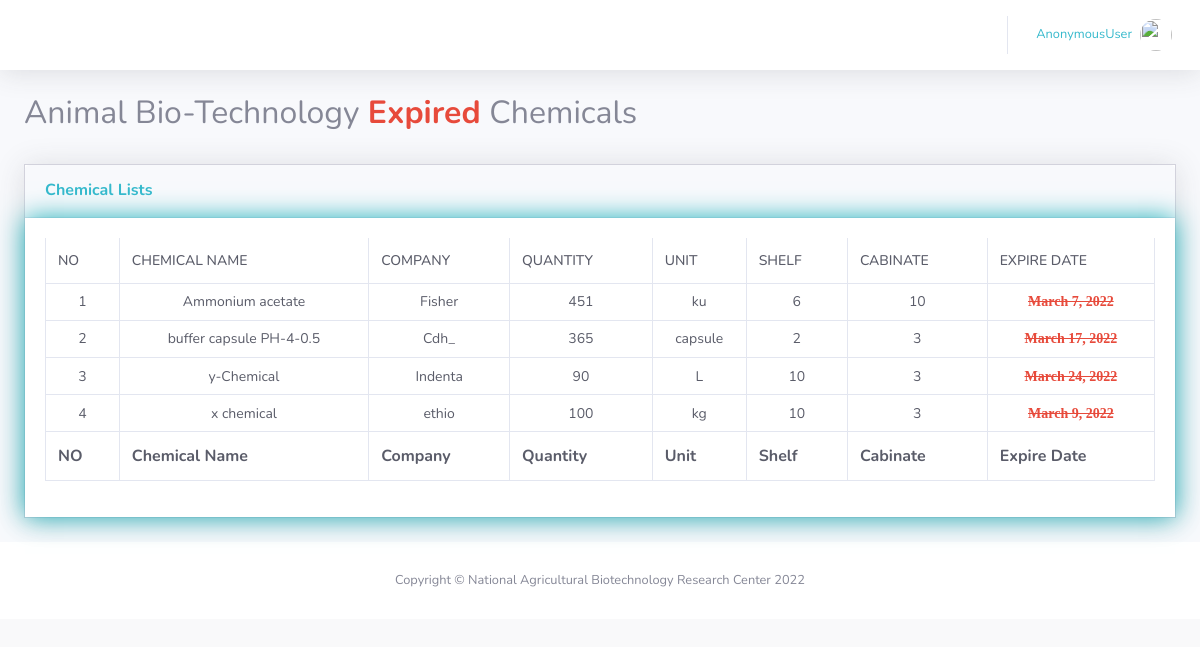
/chemical/aExpired/, run on an earlier commit of the app's database.
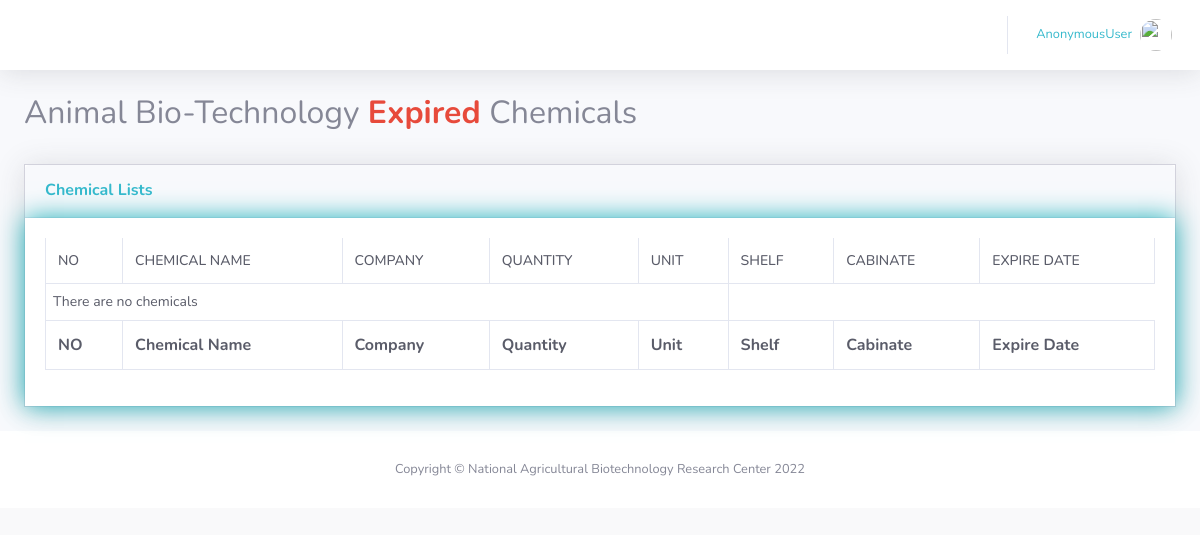
And on a later commit of the database.
### department/models.py (models this page shows, shortened)
class AnimalStore(models.Model):
    temprature = (
        ('-', '-'),
        ('+4', '+4'),
        ('-20', '-20'),
        ('-80', '-80'),
    )
    chemical = models.ForeignKey(Chemical, on_delete=models.DO_NOTHING)
    cabinate = models.CharField(max_length=100,default='-')
    shelf = models.CharField(max_length=100,default='-')
    available = models.IntegerField(default=0)
    recievedDate = models.DateTimeField(auto_now_add=True,null=True)
    expireDate = models.DateField(null=True)
    productionDate = models.DateField(null=True)
    temprature =  models.CharField(max_length=100, choices=temprature, default='-')

### chemical/models.py (models this page shows, shortened)
class Chemical(models.Model):
    name = models.CharField(max_length=100)
    quantity = models.IntegerField(default=0)
    unit = models.CharField(max_length=30)
    company = models.CharField(max_length=100)
    description = models.CharField(max_length=100)

### chemical/views.py (the view)
# urls.py: path('aExpired/',views.aExpired, name= "aExpired"),
def aExpired (request):
    page = 'animal'
    date = datetime.datetime.now()
    chemicals = AnimalStore.objects.filter( expireDate__lt= date)
    context = { 'page': page, 'obj': chemicals }
    return render(request, 'custodian/expired_chemical.html', context)

### templates/custodian/expired_chemical.html (shortened to what this page needs)
{% extends 'main.html'%}
{% block content %}
{% if page == 'animal' %}
<div class="container-fluid">
    <div class="text-center">
        <div class="d-sm-flex align-items-center justify-content-between mb-4">
        <h2> Animal Bio-Technology <strong class="text-danger"> Expired </strong> Chemicals</h2>
        </div>
      </div>
<div class="card shadow mb-4">
    <div class="card-header py-3">
        <h6 class="m-0 font-weight-bold text-info">Chemical Lists</h6>
    </div>
    <div class="card-body" style="box-shadow:0 0 25px 0 rgb(29, 175, 185);">
        <div class="table-responsive">
            <table class="table table-bordered text-gray-800" id="dataTable" width="100%" cellspacing="0" >
                <thead>
                 <tr>
                <th>NO</th>
                <th>Chemical Name</th>
                <th>Company</th>
                <th>Quantity</th>
                <th>Unit</th>
                <th>Shelf</th>
                <th>Cabinate</th>
                <th>Expire Date </th>
            </tr>
        </thead>
        <tfoot>
            <tr>
                <th>NO</th>
                <th>Chemical Name</th>
                <th>Company</th>
                <th>Quantity</th>
                <th>Unit</th>
                <th>Shelf</th>
                <th>Cabinate</th>
                <th>Expire Date</th>
            </tr>
        </tfoot>
        <tbody>
         {% for chemicals in obj %}
            <tr align="center">
                <td>{{forloop.counter }}</td>
                <td>{{chemicals.chemical.name}}</td>
                <td>{{chemicals.chemical.company}}</td>
                 <td>{{chemicals.available}}</td>
                  <td>{{chemicals.chemical.unit}}</td>
                  <td>{{chemicals.shelf}}</td>
                  <td>{{chemicals.cabinate}}</td>
                  <td>
                 <i class="fas fa-success fa-1x text-danger"> <strike> {{chemicals.expireDate}}</strike></i>
                </td>
                </tr>
                {%empty%}
                <tr>
                    <td colspan='5'>There are no chemicals</td>
                </tr>
            {%endfor%}
        </tbody>
      </table>
    </div>
    </div>
    </div>
    </div>
{%endif%}
{% endblock%}

What changed in the data, as far as the page shows it:
no longer on this page (row edited): AnimalStore: chemical.name "Ammonium acetate", chemical.company "Fisher", available "451", chemical.unit "ku", shelf "6", cabinate "10", expireDate "March 7, 2022"
removed AnimalStore: chemical.name "buffer capsule PH-4-0.5", chemical.company "Cdh_", available "365", chemical.unit "capsule", shelf "2", cabinate "3", expireDate "March 17, 2022"
no longer on this page (row edited): AnimalStore: chemical.name "y-Chemical", chemical.company "Indenta", available "90", chemical.unit "L", shelf "10", cabinate "3", expireDate "March 24, 2022"
no longer on this page (row edited): AnimalStore: chemical.name "x chemical", chemical.company "ethio", available "100", chemical.unit "kg", shelf "10", cabinate "3", expireDate "March 9, 2022"
Also different on the page:
text now shown: "There are no chemicals"
